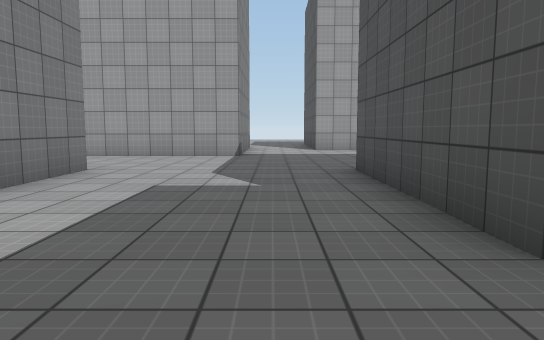
view 1 (above)

17 first-person views from a walk through a Unity game level. The camera is 1.2 m above the floor, tilts 6° down and sees 70° across. The floor is counted in squares, 2 m on a side. Each view is taken from the middle of a square. On the plan, view 1 faces up. The plan holds only what a view shows up to about 11 squares ahead; the rest is blank. The place goes on beyond the plan. The player character is not drawn. Surface patterns are stand-ins for the level's own textures.

view 2
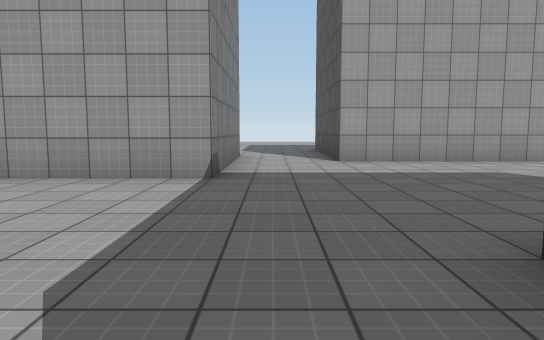

view 3
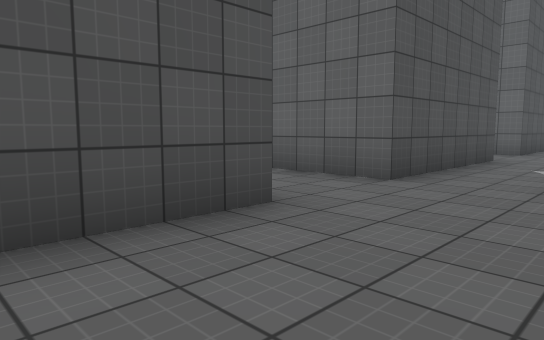

view 4
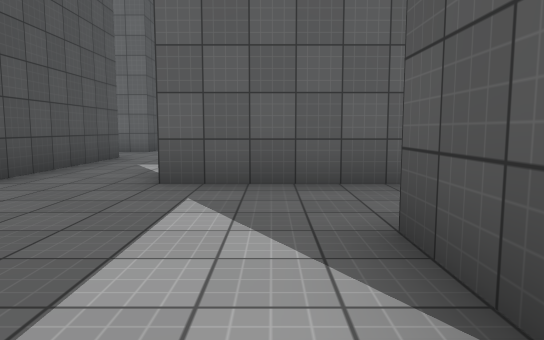

view 5
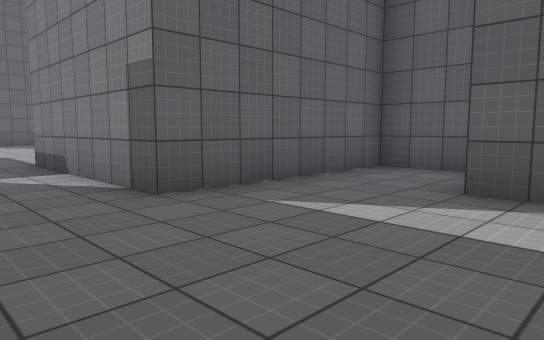

view 6
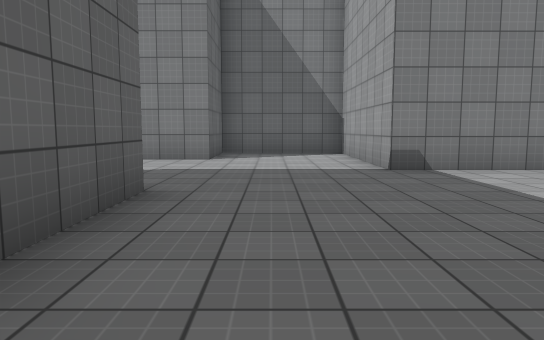

view 7
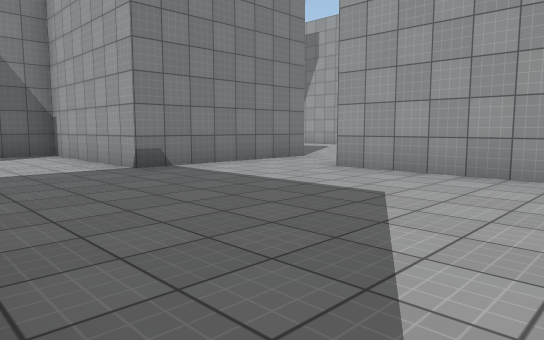

view 8
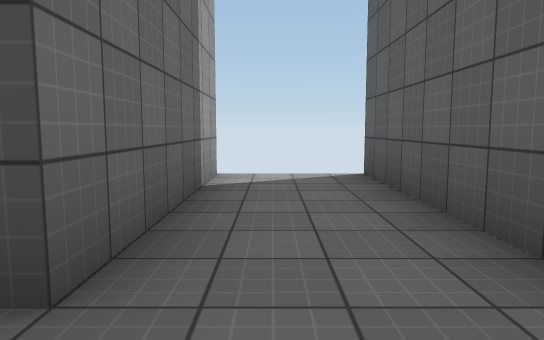

view 9
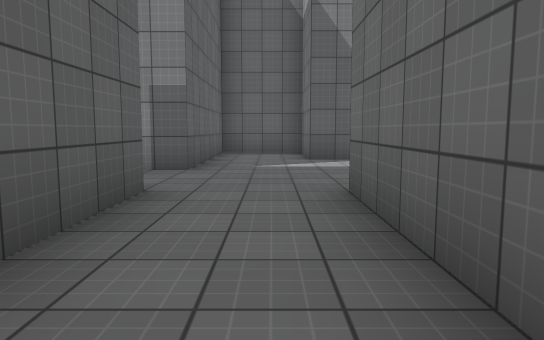

view 10
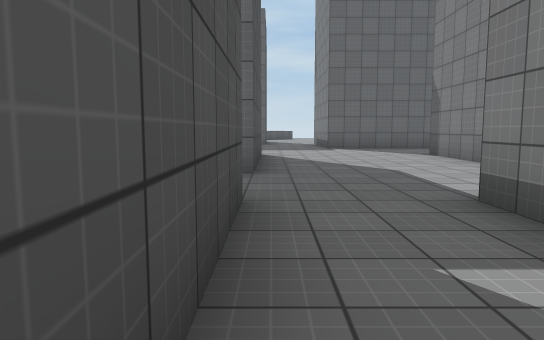

view 11
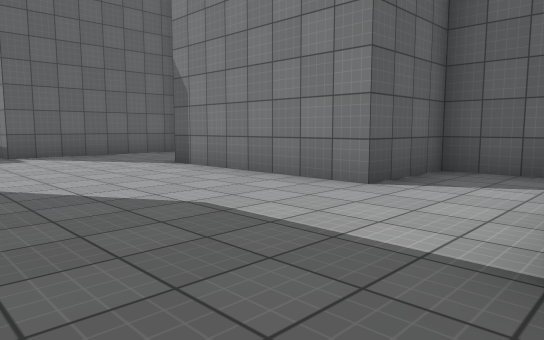

view 12
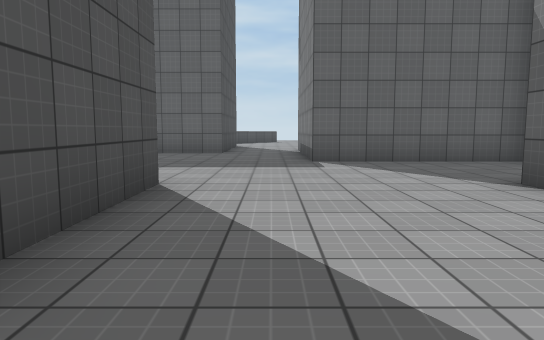

view 13
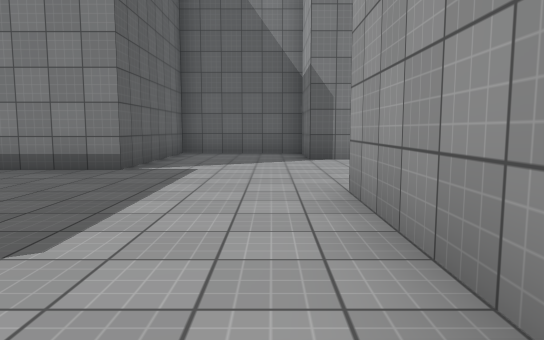

view 14
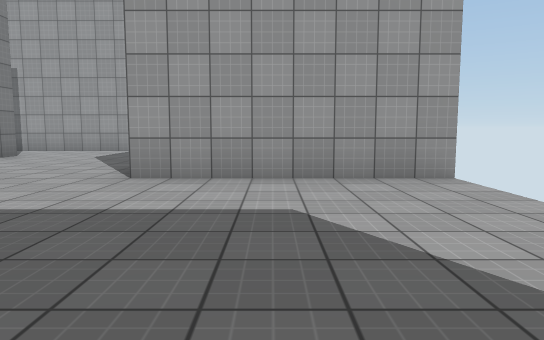

view 15
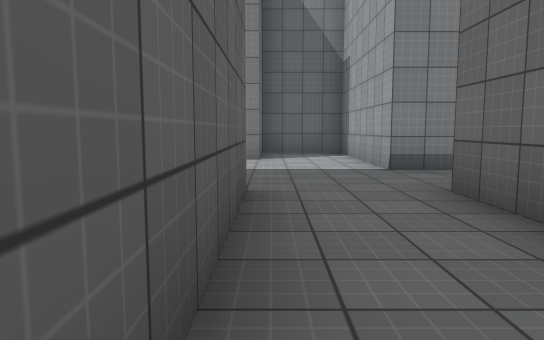

view 16
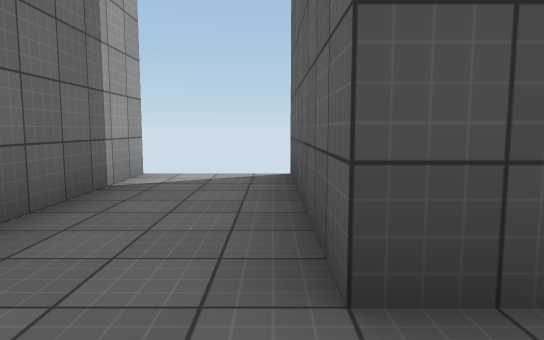

view 17
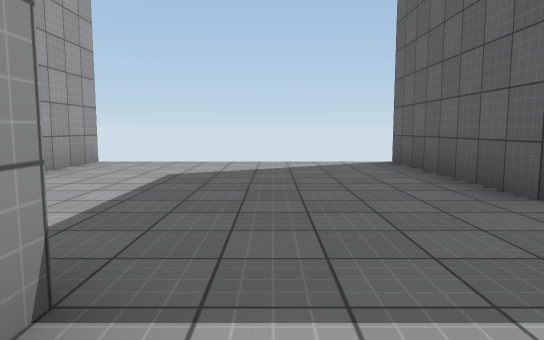

### Floor plan
Points are (right, up) in squares from view 1. A wall is a line through its corners. A room is listed if a view was taken in it or the views show most of it. See-through windows are left out.
Room 1 (views 1, 2, 3, 4, 5, 6, 7, 8, 9, 10, 11, 17)
walls: (5.2, 1.8) (1.2, 1.8) (1.2, 5.8) (5.2, 5.8); (5.2, 11.3) (1.2, 11.3) (1.2, 12.5); (-0.7, 12.5) (-0.7, 8.8) (-4.8, 8.8) (-4.8, 5.8) (-2.8, 5.8) (-2.8, 1.8) (-4.8, 1.8) (-4.8, -0.2) (-0.7, -0.2) (-0.7, -4.3); (1.2, -4.3) (1.2, -0.2) (5.2, -0.2)
ways out: opening at (0.5, -4.5) to room 2
Room 2 (views 12, 13, 14, 15, 16)
walls: (5.4, -10.2) (1.2, -10.2) (1.2, -6.2) (5.1, -6.2); (-0.7, -4.3) (-4.8, -4.3) (-4.8, -6.2) (-2.8, -6.2) (-2.8, -10.2) (-4.8, -10.2) (-4.8, -13.2) (-0.7, -13.2) (-0.7, -15.5); (5.2, -4.3) (1.2, -4.3)
ways out: opening at (0.5, -4.5) to room 1

Where each view was taken, in squares from view 1:
view 1: 0 up, 0 right, facing up
view 2: 4 up, 0 right, facing up
view 3: 4 up, 1 left, facing down-right
view 4: 4 up, 2 left, facing down
view 5: 3 up, 1 right, facing down-left
view 6: 7 up, 5 right, facing left
view 7: 6 up, 5 right, facing up-left
view 8: 1 up, 0 right, facing right
view 9: 1 up, 5 right, facing left
view 10: 1 down, 1 right, facing down
view 11: 4 down, 1 right, facing down-left
view 12: 6 down, 0 right, facing down
view 13: 11 down, 5 right, facing left
view 14: 15 down, 3 right, facing up
view 15: 6 down, 5 right, facing left
view 16: 6 down, 0 right, facing right
view 17: 8 up, 2 left, facing right
